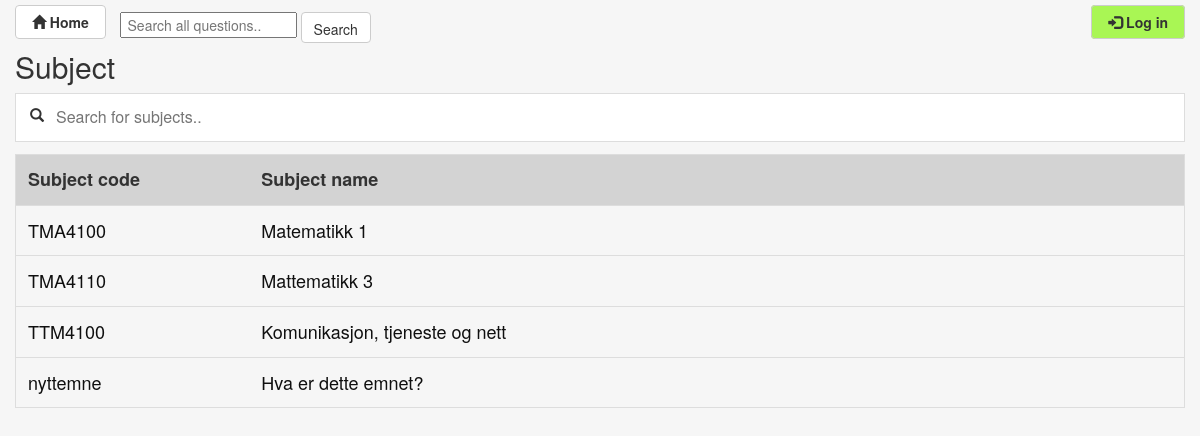
Before: /forum/ with the older database file.
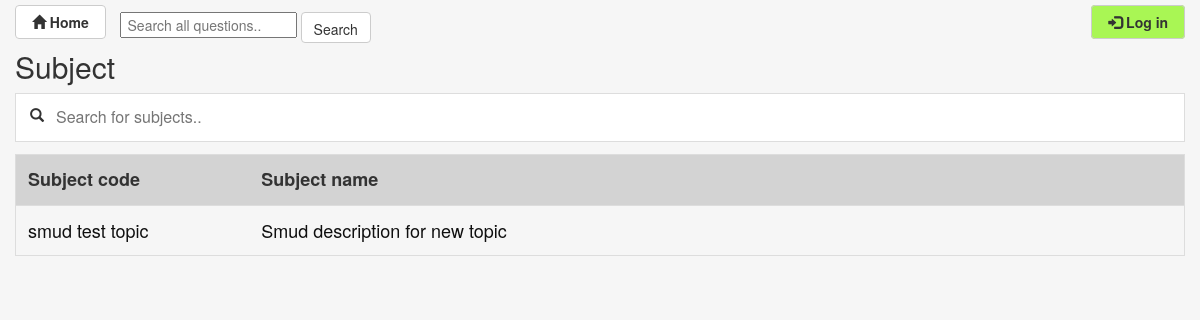
After: the same page with the newer database file.
### forum/models.py (models this page shows, shortened)
class Topic(models.Model):
    topic_name = models.CharField(max_length=60)
    topic_desc = models.CharField(max_length=200)
    topic_created = models.DateTimeField('Date created', auto_now_add=True)  # Automatically stores creation save
    topic_updated = models.DateTimeField('Date updated', auto_now_add=True)  # Automatically updates on save

### forum/views.py (the view)
class TopicsView(generic.ListView):
    model = Topic  # Sets the model this built in view is interacting with
    template_name = 'forum/topics.html'  # Sets template used by the view
    context_object_name = 'topics_list'  # Creates name for list of the object
    def get_queryset(self):
        return Topic.objects.order_by('topic_name')  # Makes sure the topics are ordered by name

### forum/templates/forum/topics.html (shortened to what this page needs)
{% extends 'forum/base.html' %}
{% block container-fluid %}
<h2>Subject</h2>
{% if topics_list %}
<div class="inner-addon left-addon">
    <input type="text" id="searchFunc" onkeyup="searchFunction()" placeholder="Search for subjects.."
           title="Type in a name">
</div>
<table id="topicTable">
    <tr class="header">
        <th style="width:20%;">Subject code</th>
        <th style="width:90%;">Subject name</th>
    </tr>
    {% for topic in topics_list %}
    <tr>
        <td>
            <a href="/forum/topics/{{ topic.id }}" style="color:#0f0f0f;text-decoration:none" >
                <div style="height:100%;width:100%" id="t{{ topic.id }}">
                    {{ topic.topic_name }}
                </div>
            </a>
        </td>
        <td>
            <a href="/forum/topics/{{ topic.id }}" style="color:#0f0f0f;text-decoration:none">
                <div style="height:100%;width:100%">
                    {{ topic.topic_desc }}
                </div>
            </a>
        </td>
    </tr>
    {% endfor %}
</table>
{% else %}
<p>No created topic.</p>
{% endif %}
{% endblock %}

### forum/templates/forum/base.html (shortened to what this page needs)
<!DOCTYPE html>
<html lang="en">
<head>
    {% load staticfiles %}
    <link rel='stylesheet' href="{% static 'forum/css/bootstrap.min.css' %}" type="text/css">
</head>
<body class="body" style="background-color: #f6f6f6">
<div class="container-fluid">
    <div class="left">
        <a class="btn btn-default" href="/forum" role="button"
           style=" width: 6.2em;  height: 2.2em;display:inline;">
            <label>&nbsp;<span class="glyphicon glyphicon-home" aria-hidden="true"></span> Home</label>&nbsp;
        </a>
    </div>
    <div class="left">
        <form action="/forum/search/" type="get" action="." style="padding-left: 1em">
            <input type="text" name="q" placeholder=" Search all questions..">
            <button class="btn btn-default" type="submit" style="height:2.2em;display:inline;">Search</button>
        </form>
    </div>
    <div class="right">
        {% if user.username %}
        <div>
            <a data-toggle="tooltip" title="List of your questions" class="btn btn-default"
               href="/forum/my_question"
               role="button" style="width: 2.5em;  height: 2em;">
                <label><span class="glyphicon glyphicon-list-alt" aria-hidden="true"
                             style="transform: scale(1.2);padding-right: 30px"></span></label>
            </a>
            <a data-toggle="tooltip" title="Log out" class="btn btn-default" href="/forum/logout" role="button"
               style=" width: 6.2em;  height: 2.2em;display:inline;background-color: rgba(193,21,27,0.6)">
                <label>&nbsp;{{ user.username }} <span class="glyphicon glyphicon-log-out"
                                                       aria-hidden="true"></span></label>&nbsp;
            </a>
        </div>
        {% else %}
        <div>
            <a class="btn btn-default" href="/forum/login" role="button"
               style=" width: 6.2em;  height: 2.2em;display:inline;background-color: #a9f654">
                <label>&nbsp;<span class="glyphicon glyphicon-log-in" aria-hidden="true"></span> Log in</label>&nbsp;
            </a>
        </div>
        {% endif %}
    </div>
    <div style="padding-top: 30px">
        {% block container-fluid %}
        {% endblock %}
    </div>
</div>
</body>
</html>

### forum/templates/forum/base.html (style rules this page uses)
.right { float: right; padding-top: 12px; }
.left { float: left; padding-top: 12px; }

### forum/templates/forum/topics.html (style rules this page uses)
* { box-sizing: border-box; }
#searchFunc { background-position: 10px 10px; background-repeat: no-repeat; width: 100%; font-size: 16px; padding: 12px 20px 12px 40px; border: 1px solid #ddd; margin-bottom: 12px; }
.inner-addon { position: relative; }
.left-addon input { padding-left: 30px; }
#topicTable { border-collapse: collapse; width: 100%; border: 1px solid #ddd; font-size: 18px; }
#topicTable th, #topicTable td { text-align: left; padding: 12px; }
#topicTable tr { border-bottom: 1px solid #ddd; }
#topicTable tr.header { background-color: #d3d3d3; }

Changed rows visible on the page:
removed Topic: topic_name "TMA4100", topic_desc "Matematikk 1"
removed Topic: {{ topic.id }} 1 (drawn), topic_name "TMA4110", topic_desc "Mattematikk 3"
removed Topic: topic_name "TTM4100", topic_desc "Komunikasjon, tjeneste og nett"
removed Topic: topic_name "nyttemne", topic_desc "Hva er dette emnet?"
added Topic: {{ topic.id }} 1 (drawn), topic_name "smud test topic", topic_desc "Smud description for new topic"
